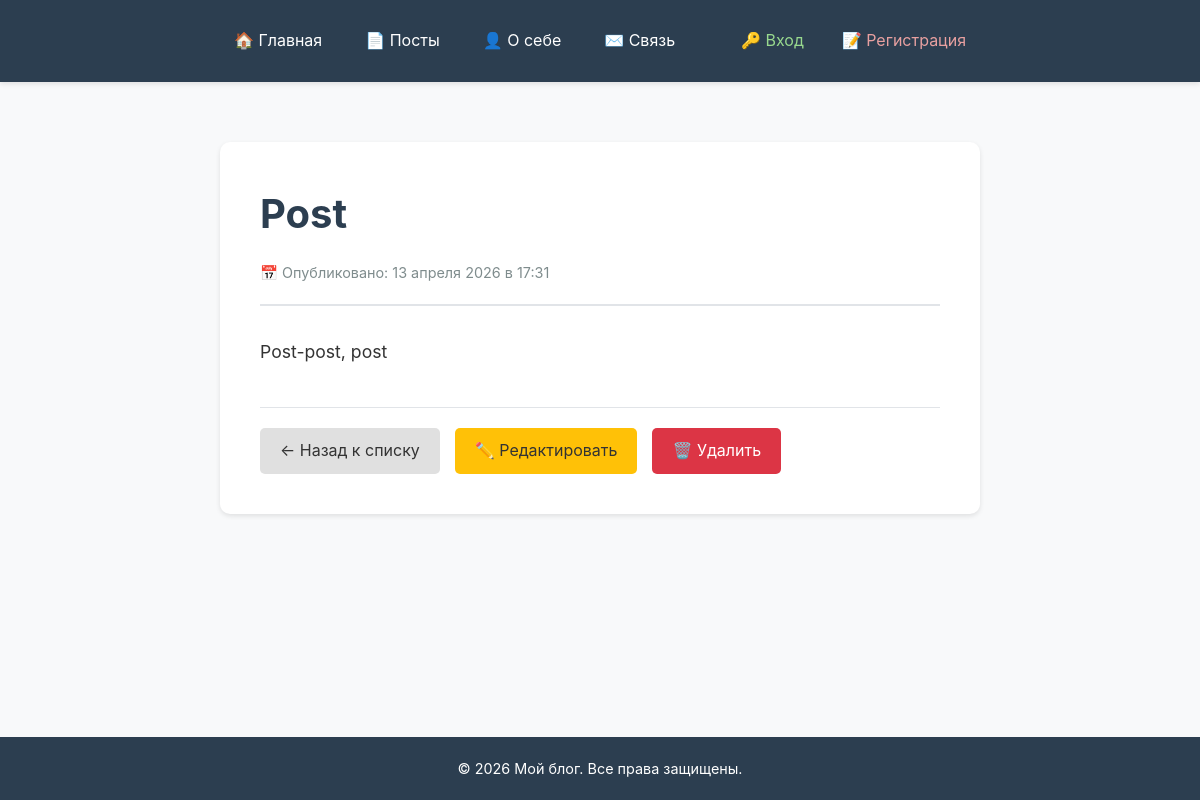
Screenshot of /posts/6/ with the database file from the repository.
### blog_app/models.py (models this page shows, shortened)
class Post(models.Model):
    title = models.CharField(max_length=200)
    content = models.TextField()
    created_at = models.DateTimeField(auto_now_add=True)

### blog_app/views.py (the view)
# urls.py: path('posts/<int:pk>/', views.PostDetailView.as_view(), name='post_detail'),
class PostDetailView(DetailView):
    model = Post
    template_name = 'blog_app/post_detail.html'
    context_object_name = 'post'

### templates/blog_app/post_detail.html (shortened to what this page needs)
{% extends 'blog_app/base_header.html' %}
{% block content %}
<div class="blog-container">
    <article class="post-detail">
        <div class="post-detail-header">
            <h1 class="post-detail-title">{{ post.title }}</h1>
            <div class="post-detail-meta">
                📅 Опубликовано: {{ post.created_at|date:"d E Y" }} в {{ post.created_at|date:"H:i" }}
            </div>
        </div>
        <div class="post-detail-content">
            {{ post.content|linebreaks }}
        </div>
        <div class="post-detail-actions">
            <a href="{% url 'post_list' %}" class="btn">← Назад к списку</a>
            <a href="{% url 'post_edit' post.pk %}" class="btn btn-edit">✏️ Редактировать</a>
            <a href="{% url 'post_delete' post.pk %}" class="btn btn-danger">🗑️ Удалить</a>
        </div>
    </article>
</div>
{% endblock %}

### static/css/main.css (style rules this page uses)
html, body { height: 100%; margin: 0; padding: 0; }
.flex-body { display: flex; flex-direction: column; min-height: 100vh; }
.blog-container { max-width: 800px; margin: 0 auto; padding: 20px; }
.btn { display: inline-block; padding: 10px 20px; background: #e0e0e0; color: #333; text-decoration: none; border-radius: 5px; border: none; cursor: pointer; transition: all 0.3s; }
.btn-edit { background: #ffc107; color: #333; }
.btn-danger { background: #dc3545; color: white; }
.post-detail { background: white; border-radius: 10px; padding: 40px; box-shadow: 0 2px 5px rgba(0, 0, 0, 0.1); }
.post-detail-header { border-bottom: 2px solid #e1e4e8; padding-bottom: 20px; margin-bottom: 30px; }
.post-detail-title { font-size: 2.5rem; color: #2c3e50; margin-bottom: 15px; }
.post-detail-meta { color: #7f8c8d; font-size: 0.9rem; }
.post-detail-content { font-size: 1.1rem; line-height: 1.8; margin-bottom: 40px; }
.post-detail-actions { display: flex; gap: 15px; padding-top: 20px; border-top: 1px solid #e1e4e8; }
* { margin: 0; padding: 0; box-sizing: border-box; }
body { font-family: -apple-system, BlinkMacSystemFont, "Segoe UI", Roboto, Oxygen, Ubuntu, sans-serif; background-color: #f8f9fa; color: #333; line-height: 1.6; }

### rows the page displays
Post: title "Post", created_at "13 апреля 2026", created_at "17:31", content "Post-post, post"
